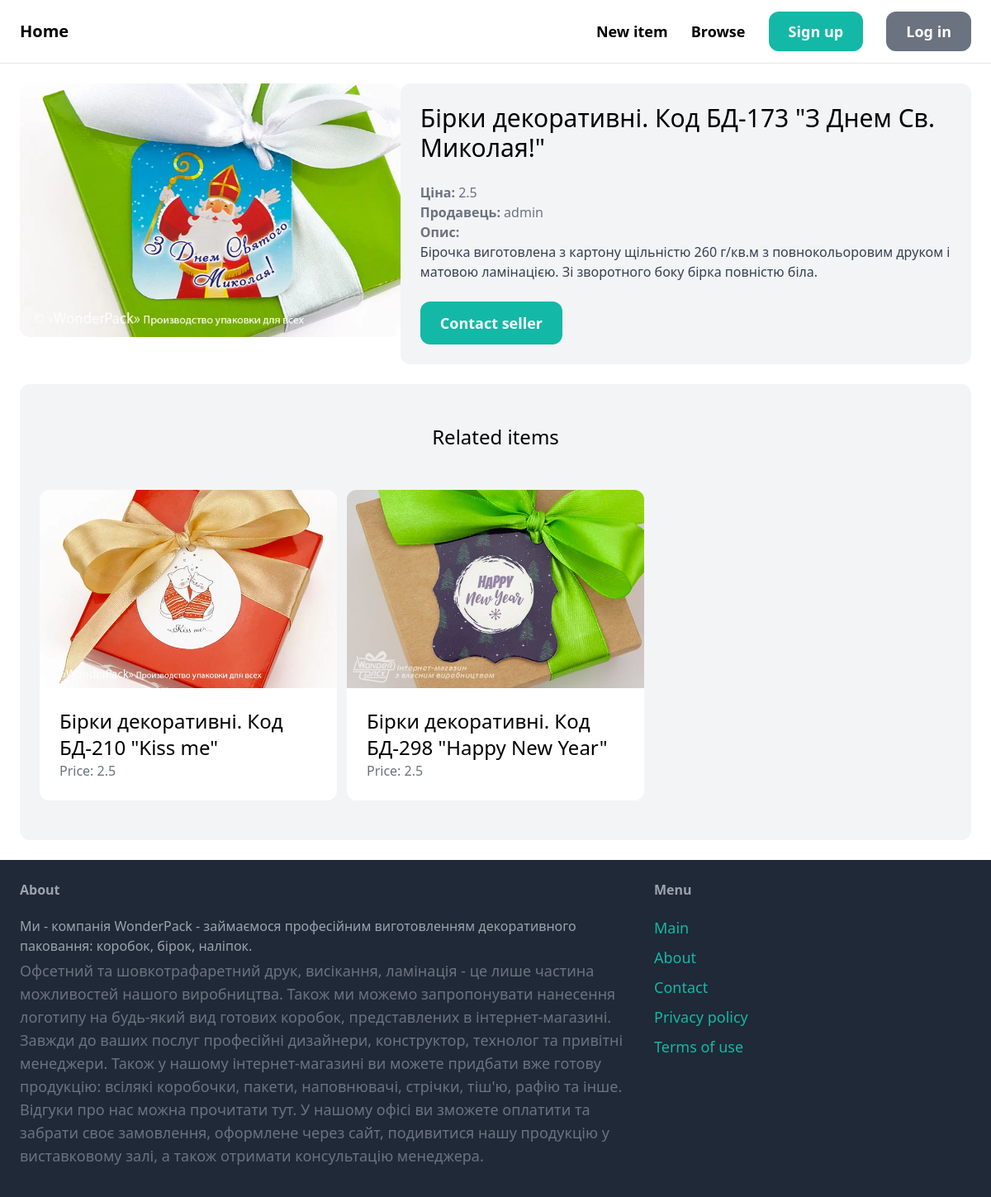
/items/6/, run on the app's committed database.
### item/models.py (models this page shows, shortened)
class Item(models.Model):
    category = models.ForeignKey(Category, related_name='items', on_delete=models.CASCADE)
    name = models.CharField(max_length=255)
    description = models.TextField(blank=True, null=True)
    price = models.FloatField()
    image = models.ImageField(upload_to='item_images', null=True)
    is_sold = models.BooleanField(default=False)
    qty = models.IntegerField()
    created_by = models.ForeignKey(User, related_name='items', on_delete=models.CASCADE)
    created_at = models.DateTimeField(auto_now_add=True)
    class Meta:
        ordering = 'name',

### item/views.py (the view)
# urls.py: path('<int:pk>/', views.detail, name='detail')
def detail(request, pk):
    item = get_object_or_404(Item, pk=pk)
    related_items = Item.objects.filter(category=item.category, is_sold=False).exclude(pk=pk)[:3]
    return render(request, 'item/detail.html', {
        'item': item,
        'related_items': related_items
    })

### item/templates/item/detail.html (shortened to what this page needs)
{% extends 'core/base.html' %}
{% block content %}
    <div class="grid grid-cols-5">
        <div class="col-span-2">
            <img src="{{ item.image.url }}" class="rounded-xl"/>
        </div>
        <div class="col-span-3 p-6 bg-gray-100 rounded-xl">
            <h1 class="mb-6 text-3xl">{{ item.name }}</h1>
            <p class="text-gray-500">
                <strong>{{ 'Ціна: ' }}</strong>{{ item.price }}
            </p>
            <p class="text-gray-500">
                <strong>{{ 'Продавець: ' }}</strong>{{ item.created_by.username }}
            </p>
            {% if item.description %}
                <p class="text-gray-700">
                    <strong class="text-gray-500">{{ 'Опис: ' }}</strong><br/>
                    {{ item.description }}
                </p>
            {% endif %}
            {% if item.created_by == request.user %}
                <div class="mt-6 p-6 bg-white rounded-xl">
                    <p>This is your item!</p>
                    <a href="{% url 'item:edit' item.id %}"
                       class="inline-block mt-6 px-6 py-3 text-lg font-semibold bg-teal-500 text-white rounded-xl hover:bg-teal-700">Edit
                        item</a>
                    <a href="{% url 'item:delete' item.id %}"
                       class="inline-block mt-6 px-6 py-3 text-lg font-semibold bg-red-500 text-white rounded-xl hover:bg-red-700">Delete
                        item</a>
                </div>
            {% else %}
                <a href="#"
                   class="inline-block mt-6 px-6 py-3 text-lg font-semibold bg-teal-500 text-white rounded-xl hover:bg-teal-700">Contact
                    seller</a>
            {% endif %}
        </div>
    </div>
    <div class="mt-6 px-6 py-12 bg-gray-100 rounded-xl">
        <h2 class="mb-12 text-2xl text-center">Related items</h2>
        <div class="grid grid-cols-3 gap-3">
            {% for item in related_items %}
                <div>
                    <a href="{% url 'item:detail' item.id %}">
                        <div>
                            <img src="{{ item.image.url }}" class="rounded-t-xl"/>
                        </div>
                        <div class="p-6 bg-white rounded-b-xl">
                            <h2 class="text-2xl">{{ item.name }}</h2>
                            <p class="text-gray-500">Price: {{ item.price }}</p>
                        </div>
                    </a>
                </div>
            {% endfor %}
        </div>
    </div>
{% endblock %}

### data on the page
Item: image (picture), name "Бірки декоративні. Код БД-173 \"З Днем Св. Миколая!\"", price "2.5", created_by.username "admin", description "Бірочка виготовлена з картону щільністю 260 г/кв.м з повнокольоровим друком і матовою ламінацією. Зі зворотного боку бірка повністю біла."
Item: image (picture), name "Бірки декоративні. Код БД-210 \"Kiss me\"", price "2.5"
Item: image (picture), name "Бірки декоративні. Код БД-298 \"Happy New Year\"", price "2.5"

### other printed values
{{ 'Ціна: ' }} "Ціна:"
{{ 'Продавець: ' }} "Продавець:"
{{ 'Опис: ' }} "Опис:"
